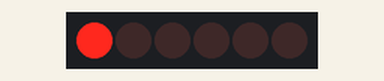
Bench run of a sketch on a simulated ESP32. On the bench: 6×1 LED matrix. Wiring (inferred from the names in the program): charlieplexed LEDs: lines GPIO 16, GPIO 17, GPIO 18.

Above: at 0.1 s.
At 0.6 s:
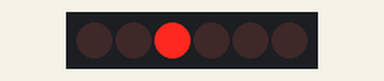
At 1.31 s:
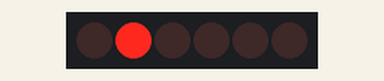
At 2.1 s:
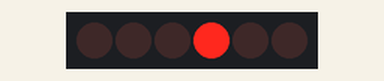
At 2.81 s:
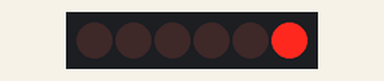

The sketch:

CharlieplexingLEDs_ESP32.ino
```cpp
const int pins[3] = {16, 17, 18}; // A=16, B=17, C=18

struct CharlieLED {
  int pin_high; // Pin to OUTPUT HIGH
  int pin_low;  // Pin to OUTPUT LOW
  int pin_z;    // Pin to INPUT (high Z)
};
CharlieLED leds[6] = {
  {0,1,2},  // LED1: A HIGH, B LOW, C Z
  {1,0,2},  // LED2: B HIGH, A LOW, C Z
  {0,2,1},  // LED3: A HIGH, C LOW, B Z
  {2,0,1},  // LED4: C HIGH, A LOW, B Z
  {1,2,0},  // LED5: B HIGH, C LOW, A Z
  {2,1,0},  // LED6: C HIGH, B LOW, A Z
};

void setup() {}

void offAll() {
  for (int i = 0; i < 3; i++) pinMode(pins[i], INPUT);
}

void loop() {
  for (int i = 0; i < 6; i++) {
    offAll();
    pinMode(pins[leds[i].pin_high], OUTPUT);
    pinMode(pins[leds[i].pin_low], OUTPUT);
    digitalWrite(pins[leds[i].pin_high], HIGH);
    digitalWrite(pins[leds[i].pin_low], LOW);
    delay(500); // On for 0.5s
  }
}
```

Measured:
- by itself, everything shown: repeats every 3.0 s, in 6 steps
- what the display in image 0 shows lasts 0.6 s, from 0.0 s to 0.6 s
